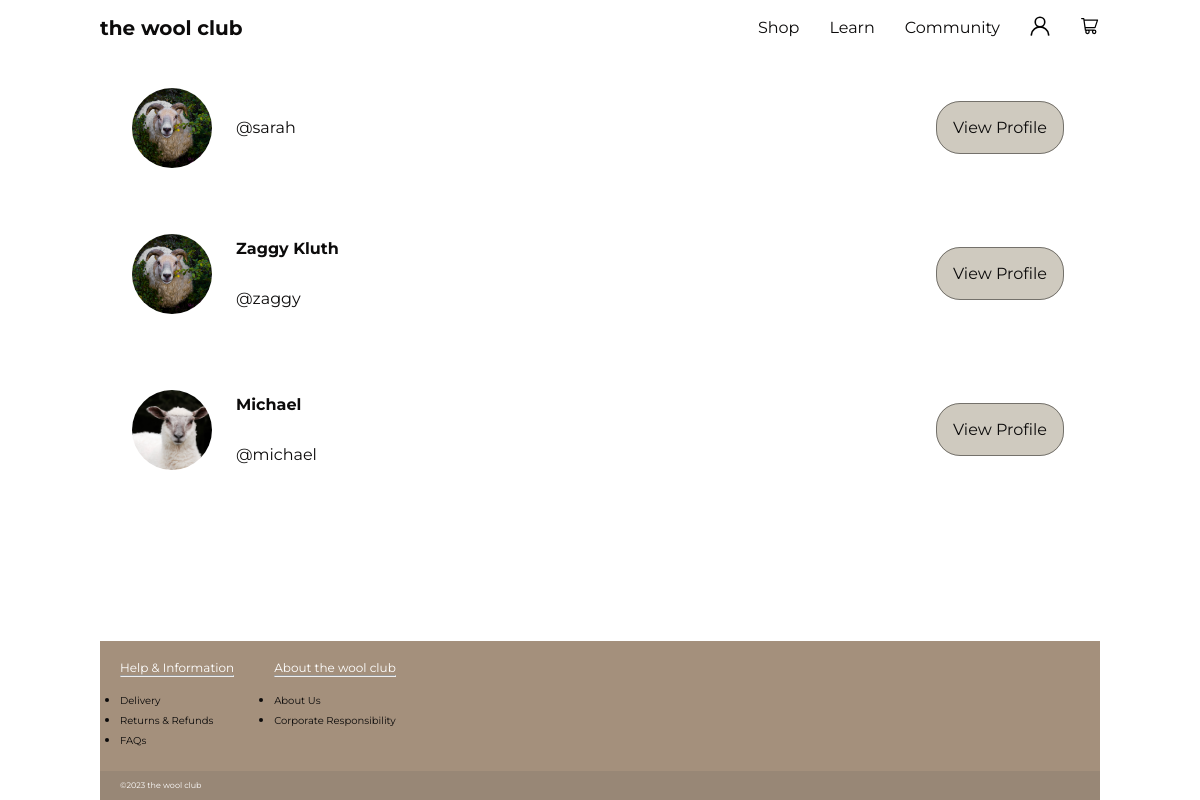
The app's page /community/the_club/members/ (signed in), older data.
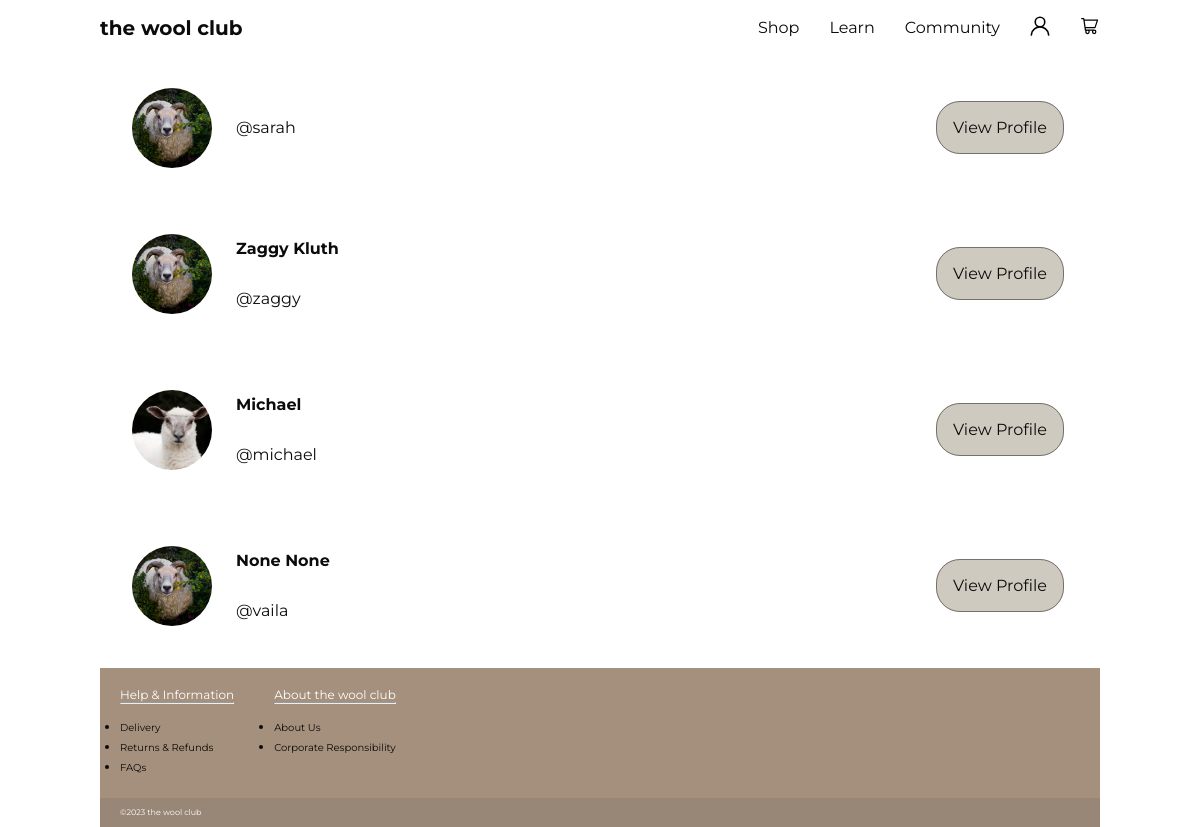
The same page, newer data.
### accounts/models.py (models this page shows, shortened)
class UserProfile(models.Model):
    class Skill(models.TextChoices):
        BEGINNER = 'Beginner'
        INTERMEDIATE = 'Intermediate'
        ADVANCED = 'Advanced'
    user = models.OneToOneField(
        User, on_delete=models.CASCADE, related_name="profile")
    attending = models.ManyToManyField(
        Workshop, blank=True, related_name="attending")
    saved = models.ManyToManyField(
        Stitch, blank=True, related_name="saved")
    profile_pic = models.ImageField(default='profile_images/sheep.jpg', upload_to='profile_images/')
    bio = models.TextField(null=True, blank=True)
    first_name = models.TextField(null=True, blank=True)
    last_name = models.TextField(null=True, blank=True)
    skill_level = models.TextField(choices=Skill.choices, default = 'Beginner')
    follows = models.ManyToManyField(
        "self",
        related_name="followed_by",
        symmetrical=False,
        blank=True
    )

### community/views.py (the view)
# urls.py: path('the_club/members/', views.profile_list, name="profile_list"),
def profile_list(request):
    profiles = UserProfile.objects.exclude(user=request.user)
    return render(request, "community/profile_list.html", {"profiles": profiles})

### templates/community/profile_list.html
{% extends 'base.html' %}
{% load static %}
{% block content %}
{% for profile in profiles %}
<div class="card members-list">
    <div class="profile-list-members">
    <img class="profile-image-list" src="{{ profile.profile_pic.url }}" alt="profile pic">
    <div class="profile-list-username">
        <p class="bold">{{ profile.first_name }} {{ profile.last_name }}</p>
        <p>@{{ profile.user.username|lower }}</p>
    </div>
    </div>
    <div>
        <a href="{% url 'profile' profile.user.id %}" class="button">View Profile</a>
    </div>
</div>
{% endfor %}
{% endblock content %}

### templates/base.html (shortened to what this page needs)
{% load static %}
<!DOCTYPE html>
<html lang="en">
<head>
  <link href="https://cdnjs.cloudflare.com/ajax/libs/normalize/8.0.1/normalize.min.css" rel="stylesheet">
  <link href="https://cdnjs.cloudflare.com/ajax/libs/meyer-reset/2.0/reset.min.css" rel="stylesheet">
  <link rel="stylesheet" href="{% static 'css/style.css' %}">
</head>
<body class="background container">
  <header class="header">
    <a class="header__logo" href="{% url 'home'%}">the wool club</a>
    <nav>
      <ul class="nav__list">
        <li>
          <div class="dropdown">
            <a href="#" class="nav__item">Shop</a>
          </div>
        </li>
        <li>
          <div class="dropdown">
            <a href="{% url 'learn'%}" class="nav__item">Learn</a>
          </div>
        </li>
        <li><a href="{% url 'landing_page'%}" class="nav__item">Community</a></li>
        <li>
          <div class="dropdown">
            <img class="nav__svg-logo nav__item" src="{% static 'images/account.svg' %}" alt="Account">
          </div>
        </li>
        <li><a href="#" class="nav__item"><img class="nav__svg-logo" src="{% static 'images/cart.svg' %}" alt="Cart"></a></li>
      </ul>
    </nav>
  </header>
  <main class="main">
    {% block content %}{% endblock content %}
  </main>
  <footer class="footer">
    <section class="footer__nav-section">
      <div class="footer__nav-section__list">
        <span class="white-text">Help & Information</span>
        <hr>
        <br>
        <ul>
          <li><a class="footer__nav__item" href="#">Delivery</a></li>
          <li><a class="footer__nav__item" href="#">Returns & Refunds</a></li>
          <li><a class="footer__nav__item" href="#">FAQs</a></li>
        </ul>
      </div>
      <div class="footer__nav-section__list">
        <span class="white-text">About the wool club</span>
        <hr>
        <br>
        <ul>
          <li><a class="footer__nav__item" href="#">About Us</a></li>
          <li><a class="footer__nav__item" href="#">Corporate Responsibility</a></li>
        </ul>
      </div>
    </section>
    <section class="footer__copyright-section">
      <p class="white-text">&copy;2023 the wool club</p>
    </section>
  </footer>
</body>
</html>

### static/css/style.css (style rules this page uses)
* { margin: 0; padding: 0; box-sizing: border-box; }
body { font-family: "Montserrat", sans-serif; color: #0C0B0B; min-height: 100vh; display: flex; flex-direction: column; }
.background { background-repeat: repeat-y; background-image: url('https://images.pexels.com/photos/317333/pexels-photo-317333.jpeg?auto=compress&cs=tinysrgb&w=1260&h=750&dpr=1'); background-size: 1000px auto; background-position-x: center; background-position-y: center; background-attachment: fixed; }
.container { max-width: 1000px; margin: 0 auto; }
.main { margin-top: none; margin-bottom: none; }
.header { display: flex; justify-content: space-between; align-items: center; padding: 16px 0; background-color: #FFFFFF; margin: 0; }
.header__logo { text-decoration: none; color: #0C0B0B; font-weight: bold; font-size: 20px; }
.nav__list { display: flex; list-style-type: none; justify-content: center; align-items: center; }
.nav__item { margin-left: 30px; text-decoration: none; color: #0C0B0B; }
.nav__svg-logo { height: 20px; }
.dropdown { position: relative; display: inline-block; }
.footer { margin-top: auto; }
.footer__nav-section { background-color: #A4907C; display: flex; flex-wrap: wrap; padding: 20px 20px 20px 20px; }
.footer__copyright-section { background-color: rgba(141,123,104,0.9); padding: 10px 10px 10px 20px; font-size: 8px; }
.footer__nav-section__list { margin-right: 40px; font-size: 12px; }
.footer__nav__item { text-decoration: none; color: #0C0B0B; font-size: 10px; line-height: 20px; }
.bold { font-weight: bold; }
.white-text { color: #FFFFFF; }
.button { padding: 1rem; border-radius: 1.5rem; min-width: 175px; margin: 0.25rem; box-sizing: border-box; transition: background-color 150ms; text-align: center; cursor: pointer; background-color: #cfcabf; color: #0C0B0B; text-decoration: none; box-shadow: var(--shadow-small); border: #0c0b0b77 solid 0.25px; }
.card { margin: 0.5rem; padding: 1.5rem; background-color: rgba(255, 255, 255, 0.7); border-radius: 0.5rem; box-shadow: var(--shadow-small); display: flex; justify-content: space-between; }
.profile-image-list { border-radius: 100%; height: 5rem; flex-shrink: 0; width: 5rem; margin-right: 1.5rem; object-fit: cover; }
.profile-list-members { list-style-type: none; line-height: 50px; display: flex; flex-wrap: wrap; flex-direction: row; align-content: center; justify-content: left; justify-items: center; align-items: center; }
.members-list { justify-content: space-between; justify-items: center; align-items: center; }

Row changes from the older to the newer data that the page shows:
added UserProfile: profile_pic (picture), first_name "None", last_name "None", user.username "vaila"
